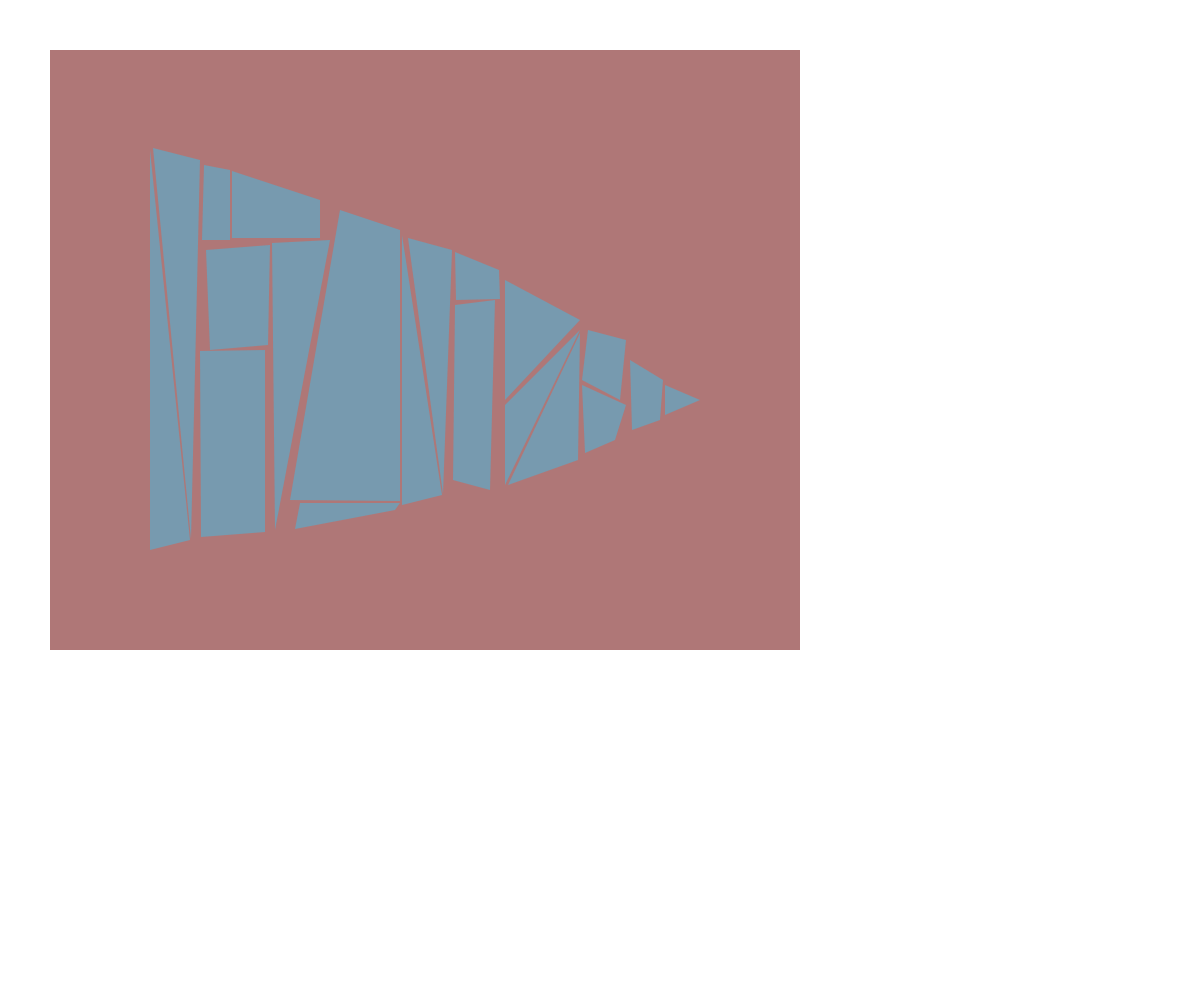
Frame 1 (no input)
Frame 60 (no input): identical to frame 1, image omitted
Frame 120 (the mouse pressed at the canvas centre since frame 60): identical to frame 1, image omitted

The p5.js sketch that drew this single still picture (run headless with seeded random() and noise() and a simulated clock; from frame 60 on, the mouse is pressed at the canvas centre):

// p5.js sketch
// ── sketch.js
function setup() {
    createCanvas(windowWidth, windowHeight);
    background(255);
}

function draw() {

    noStroke()
    fill(175, 119, 119)
    rect(50, 50, 750, 600)

    fill(119, 154, 175)
    triangle(150, 150, 150, 550, 190, 540)
    triangle(153, 148, 191, 539, 200, 160)

    quad(204, 165, 202, 240, 230, 240, 230, 170)
    quad(206, 250, 210, 350, 268, 345, 270, 245)
    quad(200, 351, 201, 537, 265, 532, 265, 350)

    quad(232, 171, 232, 238, 320, 238, 320, 200)
    triangle(272, 243, 275, 530, 330, 240)

    quad(340, 210, 290, 500, 400, 501, 400, 230)
    quad(300,503, 295,529, 395,510, 400,503)

    triangle(402, 235, 402, 505, 442, 495)
    triangle(408, 238, 443, 494, 452, 250)

    quad(455,252, 456,300, 500,299, 499,270)
    quad(455,305, 453,480, 490,490, 495,300)

    triangle(505, 280, 505, 400, 580, 320)
    triangle(505, 405, 505, 485, 580, 330)
    triangle(580, 333, 508, 485, 578, 460)

    quad(588,330, 582,380, 620,400, 626,340)
    quad(582,385, 585,453, 615,440, 626,405)

    quad(630,360, 632,430, 660,420, 663,380)
    
    triangle(665,385, 665,415, 700,400)


    

    



}
